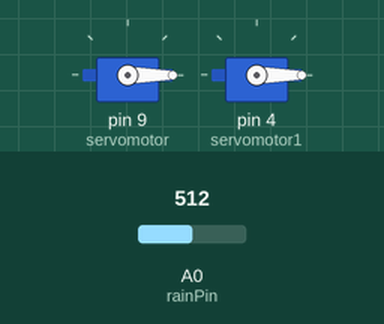
Recording of a sketch running on a simulated Arduino Uno, built with avr-gcc and run on an emulated ATmega328P. On the bench: 2 × servo. The test bench sets the inputs (shaded band); at power-on: A0 (rainPin) = 512. What the sketch prints to the serial monitor is not drawn.

Above: at 4.8 s.
4.9 s: A0 (rainPin) set to 485
At 8.6 s:
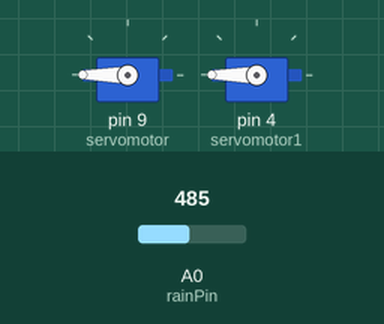
9.9 s: A0 (rainPin) set to 510
At 12.9 s:
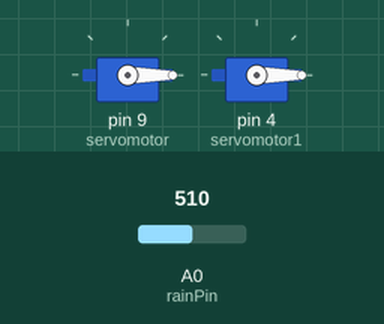
14.9 s: A0 (rainPin) set to 490
At 18.7 s:
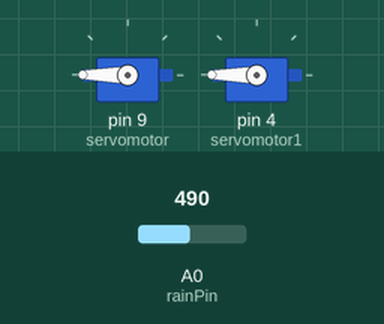
Timing chart, 0 to 20.2 s (numbered marks = the images above; inputs shaded):
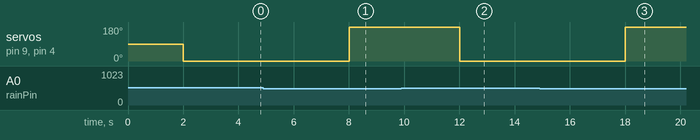

The sketch:

rain_protection.ino
```cpp
#include <Servo.h>
int rainSensePin= 0; // аналоговый вход 0 для сигнала датчика
int curCounter= 0; // счётчик - инкрементируется на 1 каждую секунду после срабатывания датчика
Servo servomotor;
Servo servomotor1;
int rainPin = A0;
// пороговое значение настраивается тут:
int thresholdValue = 500;


void setup()
{
  Serial.begin(9600);
  pinMode(rainSensePin, INPUT);
  servomotor.attach(9);
  servomotor1.attach(4);
  pinMode(rainPin, INPUT);
  Serial.begin(9600);
}
void loop(){


//считываем входящие данные с аналогового контакта 0:
  int sensorValue = analogRead(rainPin);
  Serial.print(sensorValue);

  if(sensorValue < thresholdValue) {
    Serial.println(" - It's wet");  //  " - Мокро"
    servomotor.write(180);
    servomotor1.write(180);
    delay(1000);
}
  else {
    delay(2000);
    servomotor.write(0);  // срабатывание сигнализации
    servomotor1.write(0);  // срабатывание сигнализации
    delay(2000);
   }
}
```

Measured:
- the behaviour switches between 500 and 499 on A0 (rainPin) (found by bisection; images 0 and 1)
- after the input at 4.9 s, servo on pin 9 (servomotor), servo on pin 4 (servomotor1): 0° → 180° after 3.1 s
- after the input at 9.9 s, servo on pin 9 (servomotor), servo on pin 4 (servomotor1): 180° → 0° after 2.1 s
- after the input at 14.9 s, servo on pin 9 (servomotor), servo on pin 4 (servomotor1): 0° → 180° after 3.1 s
